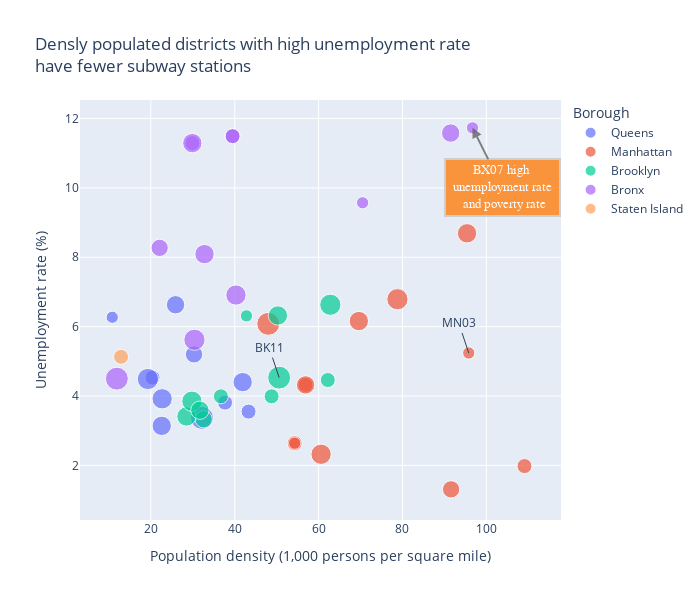

The cell this chart's notebook holds for it:
### Markdown cell above
# Visualization 5: Densly populated districts with high unemployment rate have fewer subway stations

### Code cell
s1 = 'Population density (1,000 persons per square mile)'
s2 = 'Unemployment rate'
cd = 'station_counts'


l = {
                     "color": "Borough",
                     "station_counts" :'Number of subway stations',
                     "Unemployment rate" :"Unemployment rate (%)"
                 
                 }
title = "Densly populated districts with high unemployment rate <br>have fewer subway stations"
  
a_text = "BX07 high <br> unemployment rate <br> and poverty rate"

create_scatter(s1,s2,cd,
               title,l , a_text,
               96.7,11.73, 30.,
               50.6,4.53, 'BK11',
               95.8,5.24,'MN03')

### Figure 1 — Plotly figure (JSON) as saved in the notebook; plotly's stock layout.template omitted (floating-point values rounded to 4 significant figures)
{"data": [{"hovertemplate": "<b>%{hovertext}</b><br><br>Borough=Queens<br>Population density (1,000 persons per square mile)=%{x}<br>Unemployment rate (%)=%{y}<br>Number of subway stations=%{marker.size}<extra></extra>", "hovertext": ["QN04 Elmhurst-Corona (CD 4 Approximation)", "QN14 The Rockaways (CD 14 Approximation)", "QN07 Flushing-Murray Hill-Whitestone (CD 7 Approximation)", "QN06 Forest Hills-Rego Park (CD 6 Approximation)", "QN09 Kew Gardens-Richmond Hill-Woodhaven (CD 9 Approximation)", "QN01 Astoria-Queensbridge (CD 1 Equivalent)", "QN03 Jackson Heights-East Elmhurst (CD 3 Approximation)", "QN05 Ridgewood-Maspeth-Middle Village (CD 5 Approximation)", "QN02 Long Island City-Sunnyside-Woodside (CD 2 Approximation)", "QN10 South Ozone Park-Howard Beach (CD 10 Approximation)", "QN12 Jamaica-St. Albans-Hollis (CD 12 Approximation)"], "legendgroup": "Queens", "marker": {"color": "#636efa", "size": [6, 4, 6, 6, 8, 14, 10, 10, 11, 12, 9, 4, 2, 1, 2, 4, 3, 4, 5, 9, 4, 6, 3, 6, 4, 4, 2, 6, 6, 3, 11, 10, 3, 5, 4, 4, 6, 12, 9, 14, 2, 6, 17, 8, 24, 7, 2], "sizemin": 4, "sizemode": "area", "sizeref": 0.05333, "symbol": "circle"}, "mode": "markers", "name": "Queens", "orientation": "v", "showlegend": true, "type": "scatter", "x": [43.3, 10.8, 20.4, 37.7, 30.3, 32.2, 41.9, 22.6, 22.7, 19.3, 25.9], "xaxis": "x", "y": [3.55, 6.27, 4.53, 3.81, 5.2, 3.37, 4.4, 3.14, 3.92, 4.49, 6.63], "yaxis": "y"}, {"hovertemplate": "<b>%{hovertext}</b><br><br>Borough=Manhattan<br>Population density (1,000 persons per square mile)=%{x}<br>Unemployment rate (%)=%{y}<br>Number of subway stations=%{marker.size}<extra></extra>", "hovertext": ["MN04 Chelsea-Hell's Kitchen (CD 4 Approximation)", "MN03 Lower East Side-Chinatown (CD 3 Equivalent)", "MN08 Upper East Side-Roosevelt Island (CD 8 Equivalent)", "MN02 Greenwich Village-SoHo (CD 2 Equivalent)", "MN06 East Midtown-Murray Hill (CD 6 Approximation)", "MN11 East Harlem (CD 11 Equivalent)", "MN12 Washington Heights-Inwood (CD 12 Equivalent)", "MN10 Harlem (CD 10 Equivalent)", "MN07 Upper West Side (CD 7 Approximation)", "MN09 Morningside Heights-Hamilton Heights (CD 9 Equivalent)", "MN01 Financial District-Tribeca (CD 1 Equivalent)", "MN05 Midtown-Flatiron-Union Square (CD 5 Approximation)"], "legendgroup": "Manhattan", "marker": {"color": "#EF553B", "size": [6, 4, 6, 6, 8, 14, 10, 10, 11, 12, 9, 4, 2, 1, 2, 4, 3, 4, 5, 9, 4, 6, 3, 6, 4, 4, 2, 6, 6, 3, 11, 10, 3, 5, 4, 4, 6, 12, 9, 14, 2, 6, 17, 8, 24, 7, 2], "sizemin": 4, "sizemode": "area", "sizeref": 0.05333, "symbol": "circle"}, "mode": "markers", "name": "Manhattan", "orientation": "v", "showlegend": true, "type": "scatter", "x": [54.3, 95.8, 109.1, 56.9, 91.6, 48, 69.6, 95.4, 60.6, 78.8, 56.9, 54.3], "xaxis": "x", "y": [2.64, 5.24, 1.98, 4.32, 1.31, 6.08, 6.16, 8.69, 2.32, 6.79, 4.32, 2.64], "yaxis": "y"}, {"hovertemplate": "<b>%{hovertext}</b><br><br>Borough=Brooklyn<br>Population density (1,000 persons per square mile)=%{x}<br>Unemployment rate (%)=%{y}<br>Number of subway stations=%{marker.size}<extra></extra>", "hovertext": ["BK12 Borough Park-Kensington (CD 12 Approximation)", "BK02 Downtown Brooklyn-Fort Greene (CD 2 Approximation)", "BK01 Williamsburg-Greenpoint (CD 1 Equivalent)", "BK09 Crown Heights (South) (CD 9 Approximation)", "BK07 Sunset Park-Windsor Terrace (CD 7 Approximation)", "BK11 Bensonhurst-Bath Beach (CD 11 Approximation)", "BK06 Park Slope-Carroll Gardens (CD 6 Approximation)", "BK04 Bushwick (CD 4 Equivalent)", "BK05 East New York-Cypress Hills (CD 5 Approximation)", "BK03 Bedford-Stuyvesant (CD 3 Approximation)", "BK10 Bay Ridge-Dyker Heights (CD 10 Approximation)"], "legendgroup": "Brooklyn", "marker": {"color": "#00cc96", "size": [6, 4, 6, 6, 8, 14, 10, 10, 11, 12, 9, 4, 2, 1, 2, 4, 3, 4, 5, 9, 4, 6, 3, 6, 4, 4, 2, 6, 6, 3, 11, 10, 3, 5, 4, 4, 6, 12, 9, 14, 2, 6, 17, 8, 24, 7, 2], "sizemin": 4, "sizemode": "area", "sizeref": 0.05333, "symbol": "circle"}, "mode": "markers", "name": "Brooklyn", "orientation": "v", "showlegend": true, "type": "scatter", "x": [48.8, 42.8, 36.7, 62.2, 32.6, 50.6, 28.5, 50.3, 29.8, 62.8, 31.7], "xaxis": "x", "y": [3.99, 6.31, 3.99, 4.46, 3.33, 4.53, 3.41, 6.32, 3.85, 6.63, 3.59], "yaxis": "y"}, {"hovertemplate": "<b>%{hovertext}</b><br><br>Borough=Bronx<br>Population density (1,000 persons per square mile)=%{x}<br>Unemployment rate (%)=%{y}<br>Number of subway stations=%{marker.size}<extra></extra>", "hovertext": ["BX01 Melrose-Mott Haven-Port Morris (CD 1 Approximation)", "BX04 Highbridge-Concourse (CD 4 Approximation)", "BX03 Morrisania-Crotona Park East (CD 3 Approximation)", "BX06 Tremont-Belmont-West Farms (CD 6 Approximation)", "BX12 Wakefield-Williamsbridge-Eastchester (CD 12 Approximation)", "BX10 Co-op City-Throgs Neck (CD 10 Approximation)", "BX11 Pelham Parkway-Morris Park (CD 11 Approximation)", "BX02 Longwood-Hunts Point (CD 2 Approximation)", "BX09 Soundview-Parkchester (CD 9 Approximation)", "BX08 Riverdale-Kingsbridge-Marble Hill (CD 8 Approximation)", "BX05 Morris Heights-Mount Hope (CD 5 Approximation)", "BX07 Fordham-Bedford Park-Norwood (CD 7 Approximation)"], "legendgroup": "Bronx", "marker": {"color": "#ab63fa", "size": [6, 4, 6, 6, 8, 14, 10, 10, 11, 12, 9, 4, 2, 1, 2, 4, 3, 4, 5, 9, 4, 6, 3, 6, 4, 4, 2, 6, 6, 3, 11, 10, 3, 5, 4, 4, 6, 12, 9, 14, 2, 6, 17, 8, 24, 7, 2], "sizemin": 4, "sizemode": "area", "sizeref": 0.05333, "symbol": "circle"}, "mode": "markers", "name": "Bronx", "orientation": "v", "showlegend": true, "type": "scatter", "x": [29.9, 70.5, 39.5, 39.5, 22.1, 11.9, 32.8, 29.9, 40.3, 30.4, 91.5, 96.7], "xaxis": "x", "y": [11.29, 9.57, 11.49, 11.49, 8.27, 4.5, 8.09, 11.29, 6.91, 5.62, 11.58, 11.73], "yaxis": "y"}, {"hovertemplate": "<b>%{hovertext}</b><br><br>Borough=Staten Island<br>Population density (1,000 persons per square mile)=%{x}<br>Unemployment rate (%)=%{y}<br>Number of subway stations=%{marker.size}<extra></extra>", "hovertext": ["SI01 North Shore (CD 1 Equivalent)"], "legendgroup": "Staten Island", "marker": {"color": "#FFA15A", "size": [6, 4, 6, 6, 8, 14, 10, 10, 11, 12, 9, 4, 2, 1, 2, 4, 3, 4, 5, 9, 4, 6, 3, 6, 4, 4, 2, 6, 6, 3, 11, 10, 3, 5, 4, 4, 6, 12, 9, 14, 2, 6, 17, 8, 24, 7, 2], "sizemin": 4, "sizemode": "area", "sizeref": 0.05333, "symbol": "circle"}, "mode": "markers", "name": "Staten Island", "orientation": "v", "showlegend": true, "type": "scatter", "x": [12.9], "xaxis": "x", "y": [5.13], "yaxis": "y"}], "layout": {"annotations": [{"align": "center", "arrowcolor": "#636363", "arrowhead": 2, "arrowsize": 1, "arrowwidth": 2, "ax": 30, "ay": 60, "bgcolor": "#ff7f0e", "bordercolor": "#c7c7c7", "borderpad": 4, "borderwidth": 2, "font": {"color": "#ffffff", "family": "Courier New, monospace", "size": 13}, "opacity": 0.8, "showarrow": true, "text": "BX07 high <br> unemployment rate <br> and poverty rate", "x": 96.7, "xref": "x", "y": 11.73, "yref": "y"}, {"text": "BK11", "x": 50.6, "y": 4.53}, {"text": "MN03", "x": 95.8, "y": 5.24}], "autosize": false, "height": 600, "legend": {"itemsizing": "constant", "title": {"text": "Borough"}, "tracegroupgap": 0}, "title": {"text": "Densly populated districts with high unemployment rate <br>have fewer subway stations"}, "width": 700, "xaxis": {"anchor": "y", "domain": [0, 1], "title": {"text": "Population density (1,000 persons per square mile)"}}, "yaxis": {"anchor": "x", "domain": [0, 1], "title": {"text": "Unemployment rate (%)"}}}}
